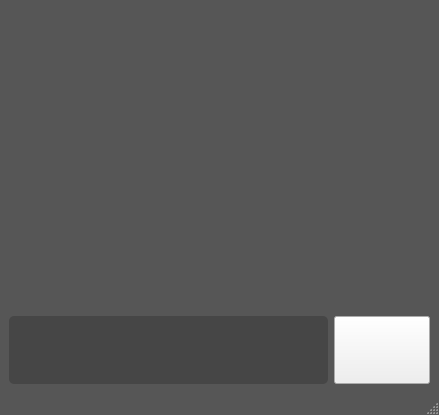
<?xml version="1.0" encoding="UTF-8"?>
<ui version="4.0">
 <class>MainWindow</class>
 <widget class="QMainWindow" name="MainWindow">
  <property name="geometry">
   <rect>
    <x>0</x>
    <y>0</y>
    <width>439</width>
    <height>415</height>
   </rect>
  </property>
  <property name="windowTitle">
   <string>MainWindow</string>
  </property>
  <property name="styleSheet">
   <string notr="true">QMainWindow{
        color: #f0f0f0;
       background-color: rgb(86,86,86);   
        border-radius: 5px;}
</string>
  </property>
  <widget class="QWidget" name="centralwidget">
   <layout class="QVBoxLayout" name="verticalLayout_4" stretch="20,1">
    <item>
     <widget class="QTextBrowser" name="textBrowser">
      <property name="styleSheet">
       <string notr="true">QTextBrowser {
        color: #f0f0f0;
       background-color: rgb(86,86,86);   
        border-radius: 5px;}
</string>
      </property>
     </widget>
    </item>
    <item>
     <layout class="QHBoxLayout" name="horizontalLayout_2" stretch="0,0">
      <item>
       <widget class="QTextEdit" name="textEdit">
        <property name="styleSheet">
         <string notr="true">QTextEdit {
        color: #f0f0f0;
       background-color: rgb(70,70,70);   
        border-radius: 5px;}
</string>
        </property>
       </widget>
      </item>
      <item>
       <widget class="QPushButton" name="SendButton">
        <property name="sizePolicy">
         <sizepolicy hsizetype="Minimum" vsizetype="Minimum">
          <horstretch>0</horstretch>
          <verstretch>0</verstretch>
         </sizepolicy>
        </property>
        <property name="font">
         <font>
          <pointsize>25</pointsize>
         </font>
        </property>
        <property name="styleSheet">
         <string notr="true">QPushButton {
        color: #f0f0f0;
       background-color: rgb(70,70,70);   
        border-radius: 5px;}
QPushButton:Hover{background-color: rgb(100,100,100);}
&quot;&quot;&quot;)
</string>
        </property>
        <property name="text">
         <string/>
        </property>
        <property name="icon">
         <iconset>
          <normaloff>../images/5582878.png</normaloff>../images/5582878.png</iconset>
        </property>
        <property name="iconSize">
         <size>
          <width>25</width>
          <height>25</height>
         </size>
        </property>
       </widget>
      </item>
     </layout>
    </item>
   </layout>
  </widget>
  <widget class="QMenuBar" name="menubar">
   <property name="geometry">
    <rect>
     <x>0</x>
     <y>0</y>
     <width>439</width>
     <height>18</height>
    </rect>
   </property>
  </widget>
  <widget class="QStatusBar" name="statusbar"/>
 </widget>
 <resources/>
 <connections/>
</ui>
